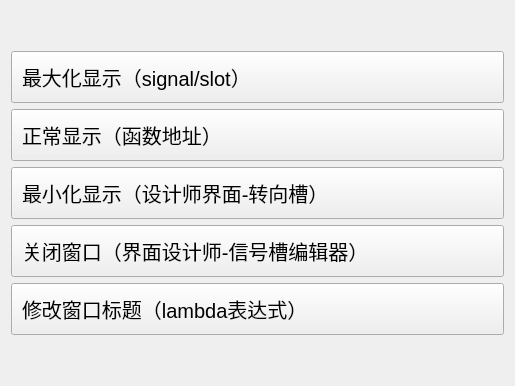
<?xml version="1.0" encoding="UTF-8"?>
<ui version="4.0">
 <class>Widget</class>
 <widget class="QWidget" name="Widget">
  <property name="geometry">
   <rect>
    <x>0</x>
    <y>0</y>
    <width>515</width>
    <height>386</height>
   </rect>
  </property>
  <property name="windowTitle">
   <string>信号槽的多种连接方式</string>
  </property>
  <property name="styleSheet">
   <string notr="true">QPushButton {
	text-align:left;
	font-size:20px;
	padding:10px;

}</string>
  </property>
  <layout class="QVBoxLayout" name="verticalLayout">
   <item>
    <spacer name="verticalSpacer">
     <property name="orientation">
      <enum>Qt::Orientation::Vertical</enum>
     </property>
     <property name="sizeHint" stdset="0">
      <size>
       <width>20</width>
       <height>40</height>
      </size>
     </property>
    </spacer>
   </item>
   <item>
    <widget class="QPushButton" name="pushButton_1">
     <property name="font">
      <font>
       <pointsize>-1</pointsize>
      </font>
     </property>
     <property name="text">
      <string>最大化显示（signal/slot）</string>
     </property>
    </widget>
   </item>
   <item>
    <widget class="QPushButton" name="pushButton_4">
     <property name="font">
      <font>
       <pointsize>-1</pointsize>
      </font>
     </property>
     <property name="text">
      <string>正常显示（函数地址）</string>
     </property>
    </widget>
   </item>
   <item>
    <widget class="QPushButton" name="pushButton_2">
     <property name="font">
      <font>
       <pointsize>-1</pointsize>
      </font>
     </property>
     <property name="text">
      <string>最小化显示（设计师界面-转向槽）</string>
     </property>
    </widget>
   </item>
   <item>
    <widget class="QPushButton" name="pushButton_3">
     <property name="font">
      <font>
       <pointsize>-1</pointsize>
      </font>
     </property>
     <property name="text">
      <string>关闭窗口（界面设计师-信号槽编辑器）</string>
     </property>
    </widget>
   </item>
   <item>
    <widget class="QPushButton" name="pushButton_5">
     <property name="font">
      <font>
       <pointsize>-1</pointsize>
      </font>
     </property>
     <property name="text">
      <string>修改窗口标题（lambda表达式）</string>
     </property>
    </widget>
   </item>
   <item>
    <spacer name="verticalSpacer_2">
     <property name="orientation">
      <enum>Qt::Orientation::Vertical</enum>
     </property>
     <property name="sizeHint" stdset="0">
      <size>
       <width>20</width>
       <height>40</height>
      </size>
     </property>
    </spacer>
   </item>
  </layout>
 </widget>
 <resources/>
 <connections>
  <connection>
   <sender>pushButton_3</sender>
   <signal>clicked()</signal>
   <receiver>Widget</receiver>
   <slot>close()</slot>
   <hints>
    <hint type="sourcelabel">
     <x>257</x>
     <y>245</y>
    </hint>
    <hint type="destinationlabel">
     <x>257</x>
     <y>192</y>
    </hint>
   </hints>
  </connection>
 </connections>
</ui>
